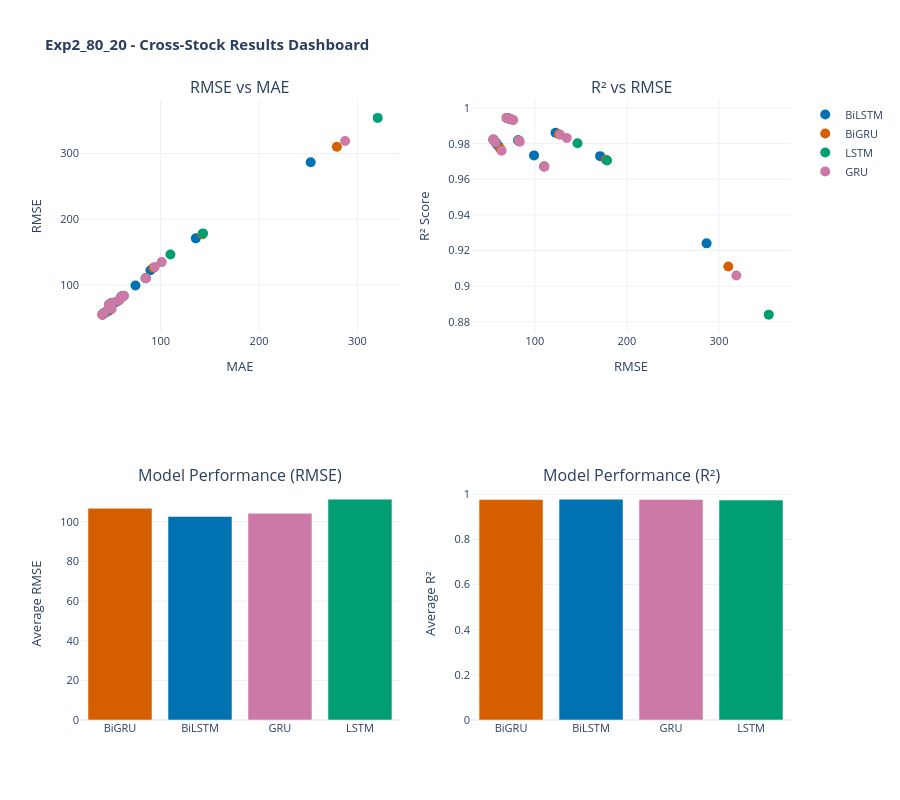
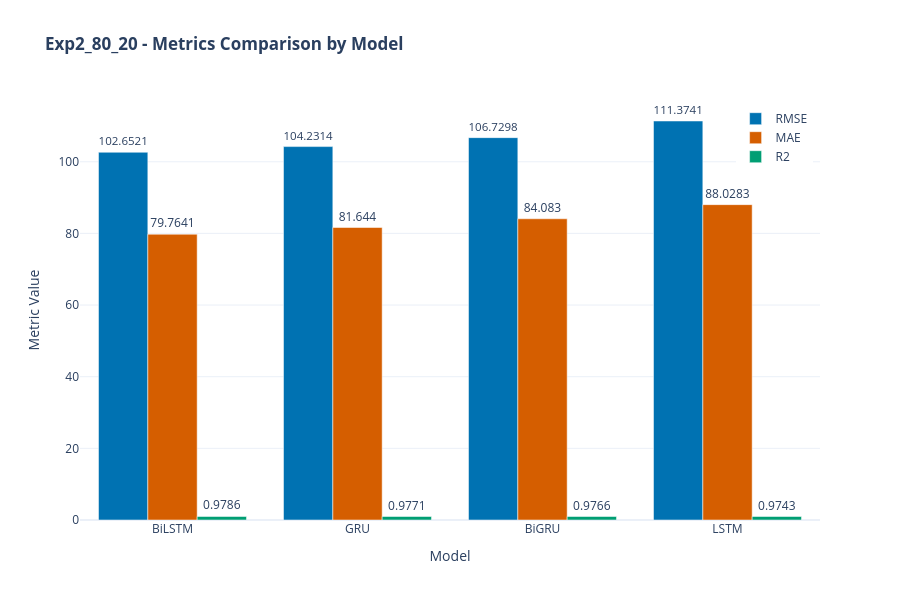
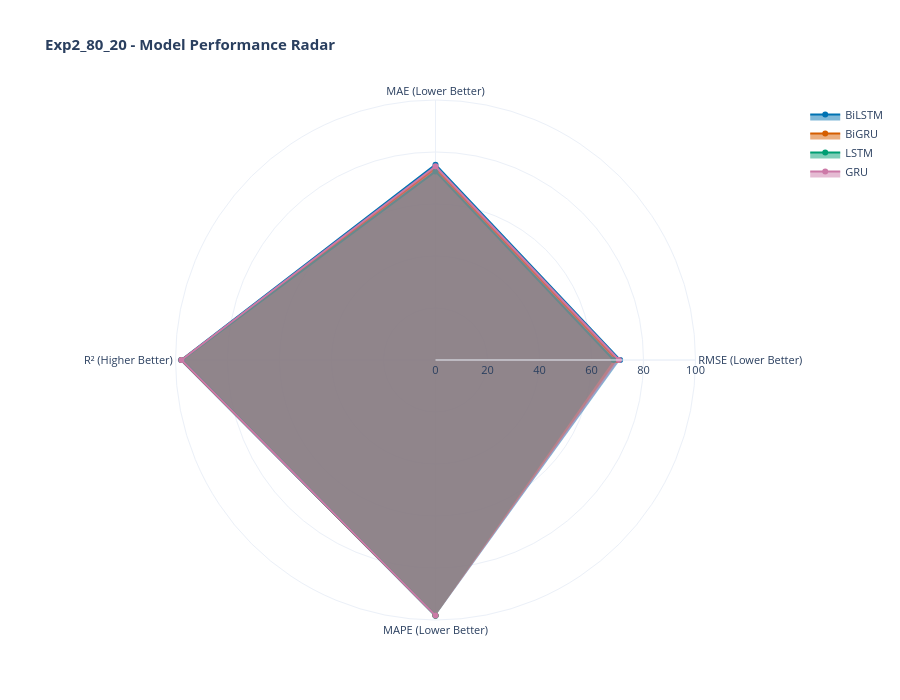

The notebook cell these images were saved under, in order:
### Code cell
# ============================================================
# INTERACTIVE RESULTS VISUALIZATIONS - CROSS-STOCK
# ============================================================

print("Generating interactive results visualizations...\n")

# 1. Cross-Stock Results Dashboard
print("1. Generating Cross-Stock Results Dashboard...")
fig1, html1 = create_interactive_results_dashboard_exp2(
    results_df, EXP_LABEL, save_dir=f'figures/{EXP_LABEL}'
)
print(f"   ✓ Saved: {html1}")
fig1.show()

print()

# 2. Transfer Learning Matrix Heatmaps
print("2. Generating Transfer Learning Matrices...")
for metric in ['RMSE', 'MAE', 'R2']:
    try:
        create_interactive_transfer_matrix(
            results_df, metric, EXP_LABEL, save_dir=f'figures/{EXP_LABEL}'
        )
        print(f"   ✓ {metric} transfer matrices generated")
    except Exception as e:
        print(f"   ⚠ Skipping {metric}: {str(e)}")

# Display one example
fig_example, html_example = create_interactive_transfer_matrix(
    results_df, 'RMSE', EXP_LABEL, save_dir=f'figures/{EXP_LABEL}'
)
print("   (Displaying BiLSTM transfer matrix example)\n")

print()

# 3. Metrics Comparison Chart
print("3. Generating Metrics Comparison Chart...")
fig3, html3 = create_interactive_metrics_comparison(
    results_df, EXP_LABEL, save_dir=f'figures/{EXP_LABEL}',
    metrics=['RMSE', 'MAE', 'R2']
)
print(f"   ✓ Saved: {html3}")
fig3.show()

print()

# 4. Model Radar Chart
print("4. Generating Model Radar Chart...")
fig4, html4 = create_interactive_model_radar_chart(
    results_df, EXP_LABEL, save_dir=f'figures/{EXP_LABEL}'
)
print(f"   ✓ Saved: {html4}")
fig4.show()

print("\n✓ All interactive results visualizations generated successfully!")

print("\n" + "="*70)

### Figure 1 — Plotly figure (JSON) as saved in the notebook; plotly's stock layout.template omitted (floating-point values rounded to 4 significant figures)
{"data": [{"hovertemplate": "<b>BiLSTM</b><br>MAE: %{x:.4f}<br>RMSE: %{y:.4f}<extra></extra>", "marker": {"color": "#0072B2", "size": 10}, "mode": "markers", "name": "BiLSTM", "type": "scatter", "x": [252.5, 74.47, 47.86, 46.81, 61.15, 54.8, 41.18, 135.8, 48.66, 43.81, 89.73, 60.45], "xaxis": "x", "y": [286.5, 99.1, 70.39, 60.37, 82.12, 74.16, 55.12, 170.9, 69.9, 58.39, 122.4, 82.45], "yaxis": "y"}, {"hovertemplate": "<b>BiGRU</b><br>MAE: %{x:.4f}<br>RMSE: %{y:.4f}<extra></extra>", "marker": {"color": "#D55E00", "size": 10}, "mode": "markers", "name": "BiGRU", "type": "scatter", "x": [279.1, 85.06, 50.17, 48.91, 61.2, 57.65, 40.87, 142.5, 47.52, 43.11, 92.82, 60.11], "xaxis": "x", "y": [310.1, 110.2, 72.43, 62.41, 82.22, 76.27, 54.9, 177.2, 69.25, 57.71, 126.0, 82.03], "yaxis": "y"}, {"hovertemplate": "<b>LSTM</b><br>MAE: %{x:.4f}<br>RMSE: %{y:.4f}<extra></extra>", "marker": {"color": "#009E73", "size": 10}, "mode": "markers", "name": "LSTM", "type": "scatter", "x": [320.5, 84.7, 49.62, 43.73, 61.35, 49.5, 41.37, 143.1, 50.0, 42.58, 110.0, 59.87], "xaxis": "x", "y": [354.0, 110.2, 72.0, 57.46, 82.34, 70.82, 55.28, 178.4, 70.84, 57.24, 146.3, 81.7], "yaxis": "y"}, {"hovertemplate": "<b>GRU</b><br>MAE: %{x:.4f}<br>RMSE: %{y:.4f}<extra></extra>", "marker": {"color": "#CC79A7", "size": 10}, "mode": "markers", "name": "GRU", "type": "scatter", "x": [287.5, 85.04, 50.34, 50.38, 62.95, 57.04, 40.74, 101.1, 47.48, 42.63, 94.16, 60.39], "xaxis": "x", "y": [318.8, 110.2, 72.44, 63.94, 83.54, 75.98, 54.84, 134.7, 69.3, 57.16, 127.4, 82.41], "yaxis": "y"}, {"hovertemplate": "<b>BiLSTM</b><br>RMSE: %{x:.4f}<br>R²: %{y:.6f}<extra></extra>", "marker": {"color": "#0072B2", "size": 10}, "mode": "markers", "name": "BiLSTM", "showlegend": false, "type": "scatter", "x": [286.5, 99.1, 70.39, 60.37, 82.12, 74.16, 55.12, 170.9, 69.9, 58.39, 122.4, 82.45], "xaxis": "x2", "y": [0.924, 0.9734, 0.9943, 0.9787, 0.9817, 0.9937, 0.9822, 0.973, 0.9944, 0.98, 0.9861, 0.9816], "yaxis": "y2"}, {"hovertemplate": "<b>BiGRU</b><br>RMSE: %{x:.4f}<br>R²: %{y:.6f}<extra></extra>", "marker": {"color": "#D55E00", "size": 10}, "mode": "markers", "name": "BiGRU", "showlegend": false, "type": "scatter", "x": [310.1, 110.2, 72.43, 62.41, 82.22, 76.27, 54.9, 177.2, 69.25, 57.71, 126.0, 82.03], "xaxis": "x2", "y": [0.911, 0.9672, 0.994, 0.9772, 0.9817, 0.9933, 0.9824, 0.9709, 0.9945, 0.9805, 0.9853, 0.9818], "yaxis": "y2"}, {"hovertemplate": "<b>LSTM</b><br>RMSE: %{x:.4f}<br>R²: %{y:.6f}<extra></extra>", "marker": {"color": "#009E73", "size": 10}, "mode": "markers", "name": "LSTM", "showlegend": false, "type": "scatter", "x": [354.0, 110.2, 72.0, 57.46, 82.34, 70.82, 55.28, 178.4, 70.84, 57.24, 146.3, 81.7], "xaxis": "x2", "y": [0.884, 0.9672, 0.994, 0.9807, 0.9817, 0.9942, 0.9821, 0.9706, 0.9942, 0.9808, 0.9802, 0.9819], "yaxis": "y2"}, {"hovertemplate": "<b>GRU</b><br>RMSE: %{x:.4f}<br>R²: %{y:.6f}<extra></extra>", "marker": {"color": "#CC79A7", "size": 10}, "mode": "markers", "name": "GRU", "showlegend": false, "type": "scatter", "x": [318.8, 110.2, 72.44, 63.94, 83.54, 75.98, 54.84, 134.7, 69.3, 57.16, 127.4, 82.41], "xaxis": "x2", "y": [0.906, 0.9671, 0.994, 0.9761, 0.9811, 0.9934, 0.9824, 0.9832, 0.9945, 0.9809, 0.985, 0.9816], "yaxis": "y2"}, {"hovertemplate": "Model: %{x}<br>Avg RMSE: %{y:.4f}<extra></extra>", "marker": {"color": ["#D55E00", "#0072B2", "#CC79A7", "#009E73"]}, "name": "RMSE", "showlegend": false, "type": "bar", "x": ["BiGRU", "BiLSTM", "GRU", "LSTM"], "xaxis": "x3", "y": [106.7, 102.7, 104.2, 111.4], "yaxis": "y3"}, {"hovertemplate": "Model: %{x}<br>Avg R²: %{y:.6f}<extra></extra>", "marker": {"color": ["#D55E00", "#0072B2", "#CC79A7", "#009E73"]}, "name": "R²", "showlegend": false, "type": "bar", "x": ["BiGRU", "BiLSTM", "GRU", "LSTM"], "xaxis": "x4", "y": [0.9766, 0.9786, 0.9771, 0.9743], "yaxis": "y4"}], "layout": {"annotations": [{"font": {"size": 16}, "showarrow": false, "text": "RMSE vs MAE", "x": 0.225, "xanchor": "center", "xref": "paper", "y": 1, "yanchor": "bottom", "yref": "paper"}, {"font": {"size": 16}, "showarrow": false, "text": "R² vs RMSE", "x": 0.775, "xanchor": "center", "xref": "paper", "y": 1, "yanchor": "bottom", "yref": "paper"}, {"font": {"size": 16}, "showarrow": false, "text": "Model Performance (RMSE)", "x": 0.225, "xanchor": "center", "xref": "paper", "y": 0.375, "yanchor": "bottom", "yref": "paper"}, {"font": {"size": 16}, "showarrow": false, "text": "Model Performance (R²)", "x": 0.775, "xanchor": "center", "xref": "paper", "y": 0.375, "yanchor": "bottom", "yref": "paper"}], "font": {"size": 11}, "height": 800, "showlegend": true, "title": {"text": "<b>Exp2_80_20 - Cross-Stock Results Dashboard</b>"}, "xaxis": {"anchor": "y", "domain": [0, 0.45], "title": {"text": "MAE"}}, "xaxis2": {"anchor": "y2", "domain": [0.55, 1], "title": {"text": "RMSE"}}, "xaxis3": {"anchor": "y3", "domain": [0, 0.45]}, "xaxis4": {"anchor": "y4", "domain": [0.55, 1]}, "yaxis": {"anchor": "x", "domain": [0.625, 1], "title": {"text": "RMSE"}}, "yaxis2": {"anchor": "x2", "domain": [0.625, 1], "title": {"text": "R² Score"}}, "yaxis3": {"anchor": "x3", "domain": [0, 0.375], "title": {"text": "Average RMSE"}}, "yaxis4": {"anchor": "x4", "domain": [0, 0.375], "title": {"text": "Average R²"}}}}

### Figure 2 — Plotly figure (JSON) as saved in the notebook; plotly's stock layout.template omitted (floating-point values rounded to 4 significant figures)
{"data": [{"hovertemplate": "Model: %{x}<br>RMSE: %{y:.4f}<extra></extra>", "marker": {"color": "#0072B2"}, "name": "RMSE", "text": [102.7, 104.2, 106.7, 111.4], "textposition": "outside", "type": "bar", "x": ["BiLSTM", "GRU", "BiGRU", "LSTM"], "y": [102.7, 104.2, 106.7, 111.4]}, {"hovertemplate": "Model: %{x}<br>MAE: %{y:.4f}<extra></extra>", "marker": {"color": "#D55E00"}, "name": "MAE", "text": [79.76, 81.64, 84.08, 88.03], "textposition": "outside", "type": "bar", "x": ["BiLSTM", "GRU", "BiGRU", "LSTM"], "y": [79.76, 81.64, 84.08, 88.03]}, {"hovertemplate": "Model: %{x}<br>R2: %{y:.4f}<extra></extra>", "marker": {"color": "#009E73"}, "name": "R2", "text": [0.9743, 0.9766, 0.9771, 0.9786], "textposition": "outside", "type": "bar", "x": ["LSTM", "BiGRU", "GRU", "BiLSTM"], "y": [0.9743, 0.9766, 0.9771, 0.9786]}], "layout": {"barmode": "group", "font": {"size": 12}, "height": 600, "legend": {"x": 0.99, "xanchor": "right", "y": 0.99, "yanchor": "top"}, "title": {"text": "<b>Exp2_80_20 - Metrics Comparison by Model</b>"}, "xaxis": {"title": {"text": "Model"}}, "yaxis": {"title": {"text": "Metric Value"}}}}

### Figure 3 — Plotly figure (JSON) as saved in the notebook; plotly's stock layout.template omitted (floating-point values rounded to 4 significant figures)
{"data": [{"fill": "toself", "line": {"color": "#0072B2"}, "name": "BiLSTM", "r": [71.01, 75.12, 97.86, 98.35], "theta": ["RMSE\n(Lower Better)", "MAE\n(Lower Better)", "R²\n(Higher Better)", "MAPE\n(Lower Better)"], "type": "scatterpolar"}, {"fill": "toself", "line": {"color": "#D55E00"}, "name": "BiGRU", "r": [69.85, 73.77, 97.66, 98.28], "theta": ["RMSE\n(Lower Better)", "MAE\n(Lower Better)", "R²\n(Higher Better)", "MAPE\n(Lower Better)"], "type": "scatterpolar"}, {"fill": "toself", "line": {"color": "#009E73"}, "name": "LSTM", "r": [68.54, 72.54, 97.43, 98.26], "theta": ["RMSE\n(Lower Better)", "MAE\n(Lower Better)", "R²\n(Higher Better)", "MAPE\n(Lower Better)"], "type": "scatterpolar"}, {"fill": "toself", "line": {"color": "#CC79A7"}, "name": "GRU", "r": [70.56, 74.53, 97.71, 98.31], "theta": ["RMSE\n(Lower Better)", "MAE\n(Lower Better)", "R²\n(Higher Better)", "MAPE\n(Lower Better)"], "type": "scatterpolar"}], "layout": {"font": {"size": 11}, "height": 700, "polar": {"radialaxis": {"range": [0, 100], "visible": true}}, "title": {"text": "<b>Exp2_80_20 - Model Performance Radar</b>"}}}
